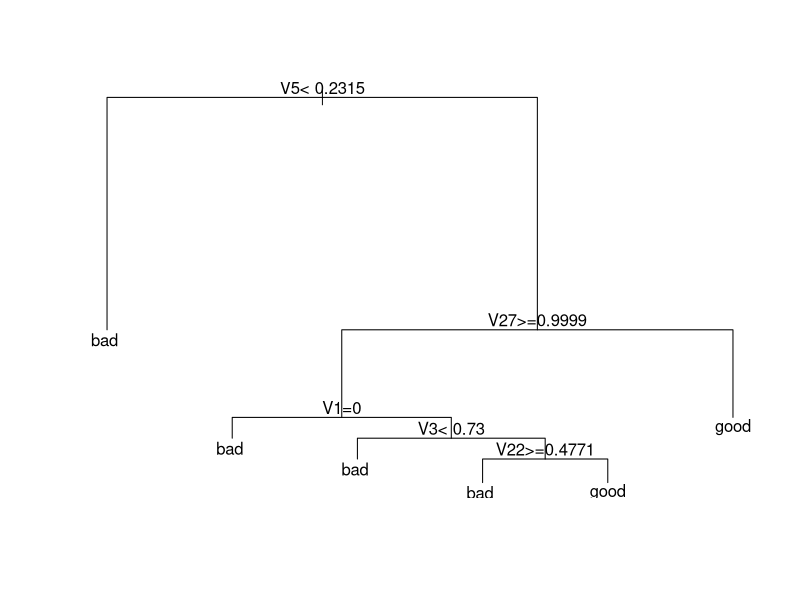

Source code (R):
# Part 1: Print decision tree

# a. We begin by setting the working directory, loading the required packages (rpart and mlbench) and then loading the Ionosphere dataset.

#set working directory if needed (modify path as needed)

setwd('Data-Set')

#load required libraries – rpart for classification and regression trees

library(rpart)

#mlbench for Ionosphere dataset

library(mlbench)

#load Ionosphere

data(Ionosphere)

#b. Use the rpart() method to create a regression tree for the data.

rpart(Class~.,Ionosphere)
rpart.ionosphere=rpart(Class~.,Ionosphere)


#c. Use the plot() and text() methods to plot the decision tree.
plot(rpart.ionosphere)
text(rpart.ionosphere, pretty = 0)

# Part 2: Estimate accuracy

# a. Split the data a test and train subsets using the sample() method.

set.seed(42)
train<-sample(1:nrow(Ionosphere), 200)
Ionosphere.test<-Ionosphere[-train,]

# b. Use the rpart method to create a decision tree using the training data.

rpart(Class~.,Ionosphere,subset=train)
#
# c. Use the predict method to find the predicted class labels for the testing data.

rpart.pred<-predict(rpart.ionosphere, Ionosphere.test, type = 'class')

# d. Use the table method to create a table of the predictions versus true labels and then compute the accuracy. The accuracy is the number of correctly assigned good cases (true positives) plus the number of correctly assigned bad cases (true negatives) divided by the total number of testing cases.
table(rpart.pred, Ionosphere$Class[-train])

(50+90)/(50+1+10+90)

